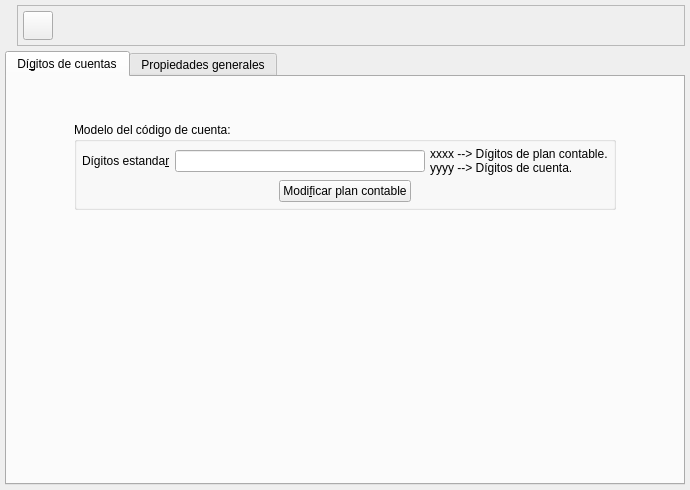
<ui version="4.0" >
 <class>PropiedadesEmpresaBase</class>
 <widget class="QWidget" name="PropiedadesEmpresaBase" >
  <property name="geometry" >
   <rect>
    <x>0</x>
    <y>0</y>
    <width>690</width>
    <height>490</height>
   </rect>
  </property>
  <property name="acceptDrops" >
   <bool>false</bool>
  </property>
  <property name="windowTitle" >
   <string>Propiedades de la empresa</string>
  </property>
  <property name="windowIcon" >
   <iconset resource="../../bulmages.qrc" >:/BulmaCont32x32/images/png/i_configuracion.xpm</iconset>
  </property>
  <layout class="QVBoxLayout" >
   <property name="margin" >
    <number>5</number>
   </property>
   <property name="spacing" >
    <number>5</number>
   </property>
   <item>
    <layout class="QHBoxLayout" >
     <property name="margin" >
      <number>0</number>
     </property>
     <property name="spacing" >
      <number>5</number>
     </property>
     <item>
      <widget class="QLabel" name="label_2" >
       <property name="text" >
        <string/>
       </property>
       <property name="pixmap" >
        <pixmap resource="../../bulmages.qrc" >:/Genericos32x32/images/png/i_configuracion.xpm</pixmap>
       </property>
      </widget>
     </item>
     <item>
      <widget class="QFrame" name="frame" >
       <property name="frameShape" >
        <enum>QFrame::StyledPanel</enum>
       </property>
       <property name="frameShadow" >
        <enum>QFrame::Raised</enum>
       </property>
       <layout class="QHBoxLayout" >
        <property name="margin" >
         <number>5</number>
        </property>
        <property name="spacing" >
         <number>5</number>
        </property>
        <item>
         <widget class="QToolButton" name="mui_guardar" >
          <property name="toolTip" >
           <string>Guardar</string>
          </property>
          <property name="whatsThis" >
           <string>Guardar</string>
          </property>
          <property name="text" >
           <string/>
          </property>
          <property name="icon" >
           <iconset resource="../../bulmages.qrc" >:/Images/edit-save.svg</iconset>
          </property>
          <property name="iconSize" >
           <size>
            <width>22</width>
            <height>22</height>
           </size>
          </property>
          <property name="shortcut" >
           <string>Ctrl+S</string>
          </property>
         </widget>
        </item>
        <item>
         <spacer>
          <property name="orientation" >
           <enum>Qt::Horizontal</enum>
          </property>
          <property name="sizeType" >
           <enum>QSizePolicy::Expanding</enum>
          </property>
          <property name="sizeHint" >
           <size>
            <width>101</width>
            <height>25</height>
           </size>
          </property>
         </spacer>
        </item>
       </layout>
      </widget>
     </item>
    </layout>
   </item>
   <item>
    <widget class="QTabWidget" name="TabWidget2" >
     <property name="enabled" >
      <bool>true</bool>
     </property>
     <property name="currentIndex" >
      <number>0</number>
     </property>
     <widget class="QWidget" name="tab1" >
      <attribute name="title" >
       <string>Dí&amp;gitos de cuentas</string>
      </attribute>
      <layout class="QGridLayout" >
       <property name="margin" >
        <number>5</number>
       </property>
       <property name="spacing" >
        <number>5</number>
       </property>
       <item row="1" column="0" >
        <spacer>
         <property name="orientation" >
          <enum>Qt::Horizontal</enum>
         </property>
         <property name="sizeHint" >
          <size>
           <width>21</width>
           <height>20</height>
          </size>
         </property>
        </spacer>
       </item>
       <item row="1" column="1" colspan="2" >
        <widget class="QGroupBox" name="groupBox" >
         <property name="title" >
          <string>Modelo del código de cuenta:</string>
         </property>
         <layout class="QGridLayout" >
          <property name="margin" >
           <number>5</number>
          </property>
          <property name="spacing" >
           <number>5</number>
          </property>
          <item row="0" column="0" >
           <layout class="QHBoxLayout" >
            <property name="margin" >
             <number>0</number>
            </property>
            <property name="spacing" >
             <number>5</number>
            </property>
            <item>
             <widget class="QLabel" name="TextLabel1_2" >
              <property name="text" >
               <string>Dígitos estanda&amp;r</string>
              </property>
              <property name="buddy" >
               <cstring>modcodigo</cstring>
              </property>
             </widget>
            </item>
            <item>
             <widget class="QLineEdit" name="modcodigo" >
              <property name="minimumSize" >
               <size>
                <width>250</width>
                <height>0</height>
               </size>
              </property>
              <property name="maxLength" >
               <number>50</number>
              </property>
             </widget>
            </item>
            <item>
             <widget class="QLabel" name="TextLabel2" >
              <property name="text" >
               <string>xxxx --> Dígitos de plan contable.
yyyy --> Dígitos de cuenta.</string>
              </property>
             </widget>
            </item>
           </layout>
          </item>
          <item row="1" column="0" >
           <layout class="QHBoxLayout" >
            <property name="margin" >
             <number>0</number>
            </property>
            <property name="spacing" >
             <number>5</number>
            </property>
            <item>
             <spacer>
              <property name="orientation" >
               <enum>Qt::Horizontal</enum>
              </property>
              <property name="sizeHint" >
               <size>
                <width>40</width>
                <height>20</height>
               </size>
              </property>
             </spacer>
            </item>
            <item>
             <widget class="QPushButton" name="mui_modificarplan" >
              <property name="text" >
               <string>Modi&amp;ficar plan contable</string>
              </property>
             </widget>
            </item>
            <item>
             <spacer>
              <property name="orientation" >
               <enum>Qt::Horizontal</enum>
              </property>
              <property name="sizeHint" >
               <size>
                <width>40</width>
                <height>20</height>
               </size>
              </property>
             </spacer>
            </item>
           </layout>
          </item>
         </layout>
        </widget>
       </item>
       <item row="2" column="1" >
        <spacer>
         <property name="orientation" >
          <enum>Qt::Vertical</enum>
         </property>
         <property name="sizeHint" >
          <size>
           <width>20</width>
           <height>40</height>
          </size>
         </property>
        </spacer>
       </item>
       <item row="0" column="2" >
        <spacer>
         <property name="orientation" >
          <enum>Qt::Vertical</enum>
         </property>
         <property name="sizeType" >
          <enum>QSizePolicy::Preferred</enum>
         </property>
         <property name="sizeHint" >
          <size>
           <width>20</width>
           <height>40</height>
          </size>
         </property>
        </spacer>
       </item>
       <item row="1" column="3" >
        <spacer>
         <property name="orientation" >
          <enum>Qt::Horizontal</enum>
         </property>
         <property name="sizeHint" >
          <size>
           <width>40</width>
           <height>20</height>
          </size>
         </property>
        </spacer>
       </item>
      </layout>
     </widget>
     <widget class="QWidget" name="tab2" >
      <attribute name="title" >
       <string>Propiedades generales</string>
      </attribute>
      <layout class="QVBoxLayout" >
       <property name="margin" >
        <number>5</number>
       </property>
       <property name="spacing" >
        <number>5</number>
       </property>
       <item>
        <widget class="ListConfiguracionSubForm" name="mui_subform" />
       </item>
      </layout>
     </widget>
    </widget>
   </item>
  </layout>
 </widget>
 <layoutdefault spacing="4" margin="4" />
 <customwidgets>
  <customwidget>
   <class>ListConfiguracionSubForm</class>
   <extends>QTableWidget</extends>
   <header>propiedadesempresa.h</header>
  </customwidget>
 </customwidgets>
 <tabstops>
  <tabstop>mui_guardar</tabstop>
  <tabstop>TabWidget2</tabstop>
  <tabstop>modcodigo</tabstop>
  <tabstop>mui_modificarplan</tabstop>
 </tabstops>
 <resources>
  <include location="../../bulmages.qrc" />
 </resources>
 <connections/>
</ui>
